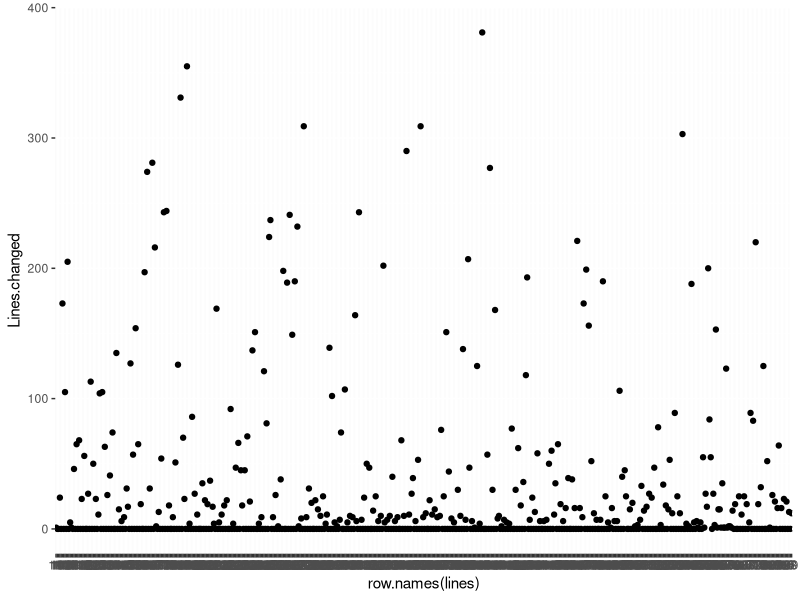
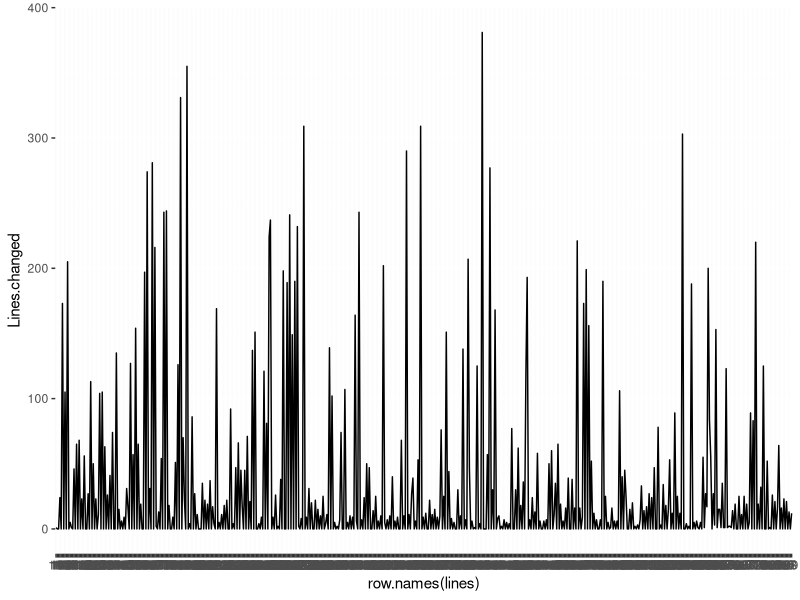
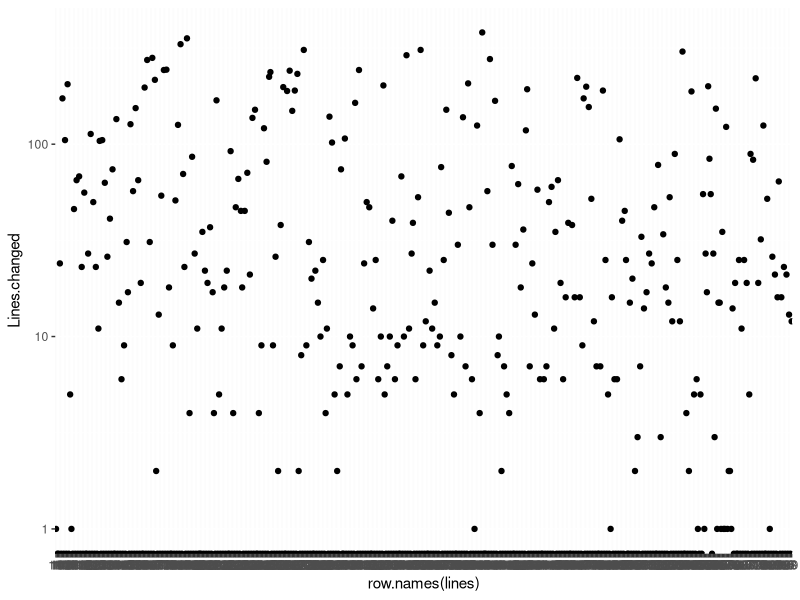
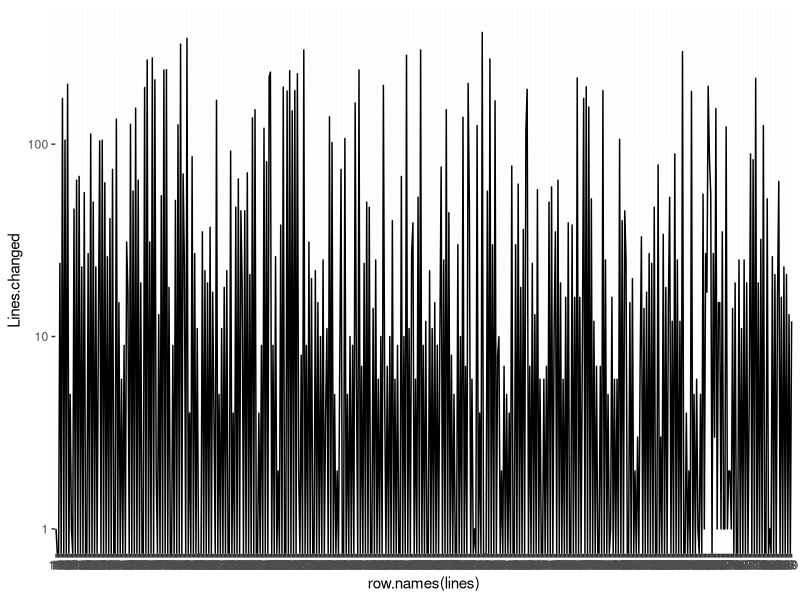
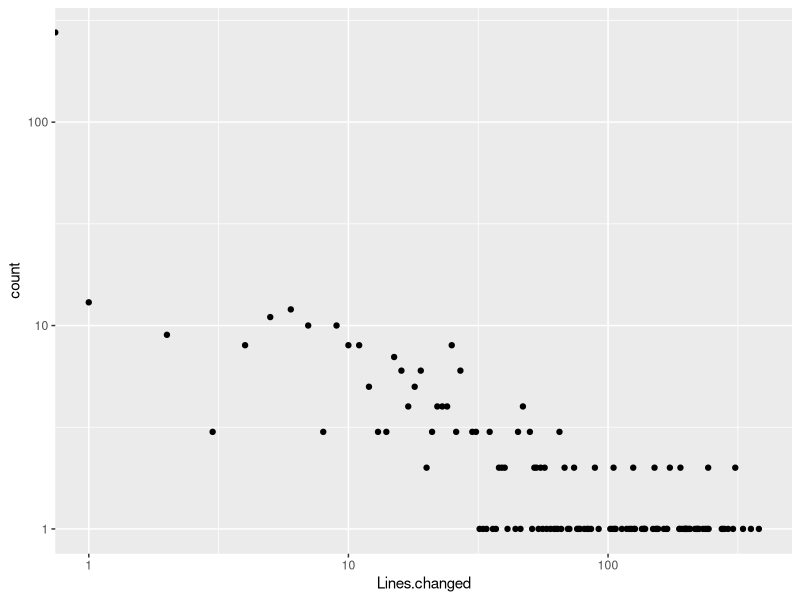
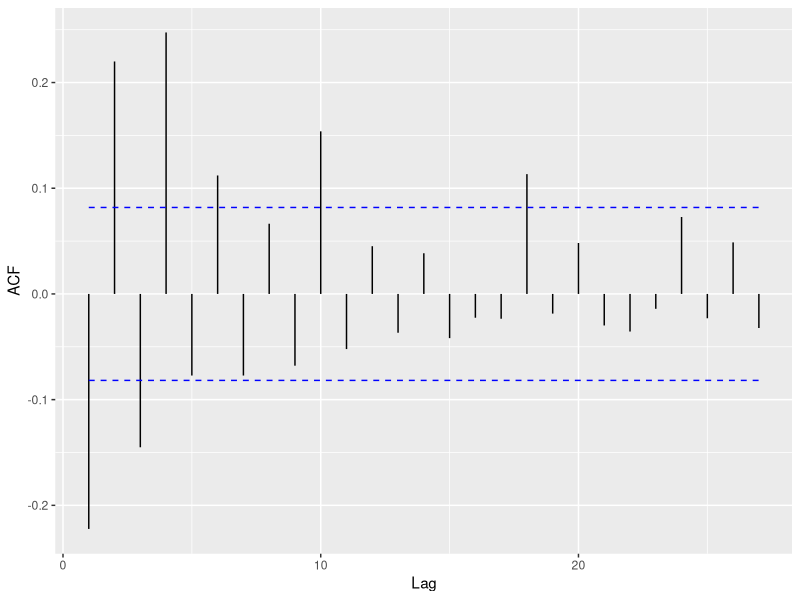
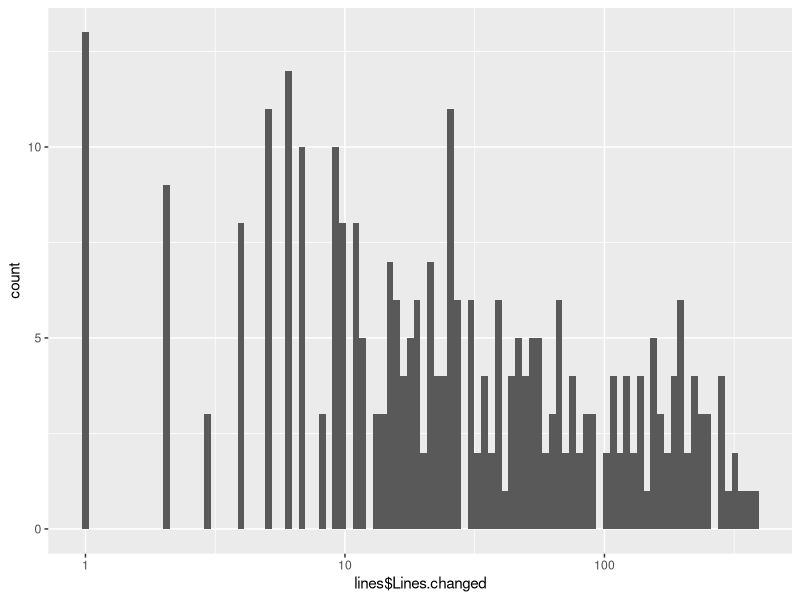
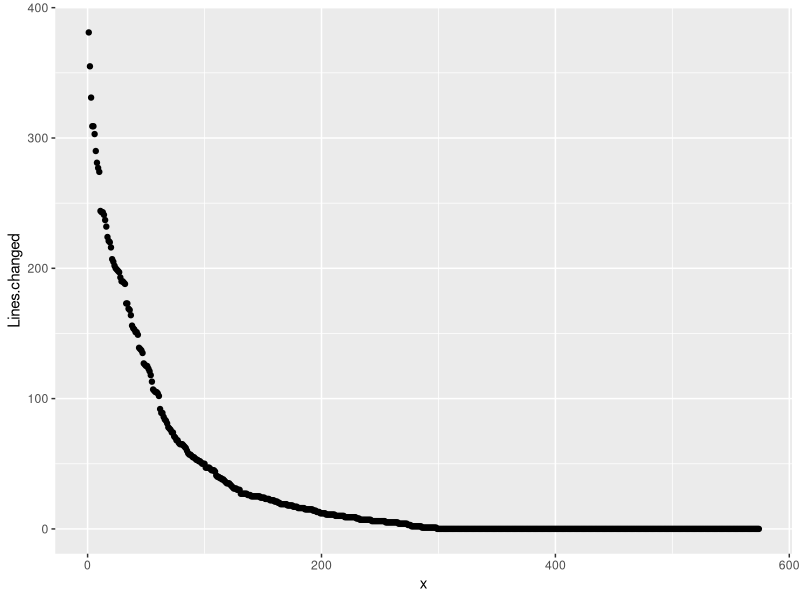

Recreate these plots in R, in order.
## ---- chunk 1
library(ggplot2)
library("ggfortify")
library(dplyr)
lines <- read.csv("../data/software/lines_Algorithm-Evolutionary_ALL_PL_ALL_ALL_pm_ALL_ALL_ALL_pm_ALL_ALL_ALL_ALL_pm_ALL_ALL_t.csv")
## ---- chunk 2
summary(lines)
## ---- chunk 3
gg.lines = ggplot(lines)
gg.lines+geom_point(aes(x=row.names(lines),y=Lines.changed))
gg.lines+geom_line(aes(x=row.names(lines),y=Lines.changed,group=1))
gg.lines+geom_point(aes(x=row.names(lines),y=Lines.changed))+scale_y_log10()
gg.lines+geom_line(aes(x=row.names(lines),y=Lines.changed,group=1))+scale_y_log10()
## ---- chunk 4
by.lines <- group_by(lines,Lines.changed)
lines.count <- summarize(by.lines, count=n())
ggplot(lines.count, aes(x=Lines.changed, y=count))+geom_point()+scale_x_log10()+scale_y_log10()
## ---- chunk 5
autoplot(pacf(lines$Lines.changed, plot=FALSE) )
## ---- chunk 6
ggplot(data=lines, aes(lines$Lines.changed)) + geom_histogram(bins=100)+scale_x_log10()
sorted.lines <- data.frame(x=1:length(lines$Lines.changed),Lines.changed=as.numeric(lines[order(-lines$Lines.changed),]))
ggplot()+geom_point(data=sorted.lines,aes(x=x,y=Lines.changed))
ggplot()+geom_point(data=sorted.lines,aes(x=x,y=Lines.changed))+scale_y_log10()
